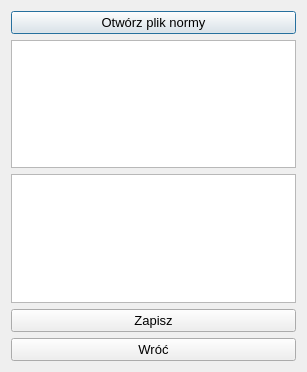
<?xml version="1.0" encoding="UTF-8"?>
<ui version="4.0">
 <class>normy</class>
 <widget class="QDialog" name="normy">
  <property name="geometry">
   <rect>
    <x>0</x>
    <y>0</y>
    <width>307</width>
    <height>372</height>
   </rect>
  </property>
  <property name="windowTitle">
   <string>Normy</string>
  </property>
  <layout class="QGridLayout" name="gridLayout_2">
   <item row="0" column="0">
    <layout class="QGridLayout" name="gridLayout">
     <item row="1" column="0">
      <widget class="QPlainTextEdit" name="plainTextEdit">
       <property name="font">
        <font>
         <pointsize>10</pointsize>
        </font>
       </property>
      </widget>
     </item>
     <item row="0" column="0">
      <widget class="QPushButton" name="pushButton_otworz">
       <property name="font">
        <font>
         <pointsize>10</pointsize>
        </font>
       </property>
       <property name="text">
        <string>Otwórz plik normy</string>
       </property>
      </widget>
     </item>
     <item row="4" column="0">
      <widget class="QPushButton" name="pushButton_wroc">
       <property name="font">
        <font>
         <pointsize>10</pointsize>
        </font>
       </property>
       <property name="text">
        <string>Wróć</string>
       </property>
      </widget>
     </item>
     <item row="3" column="0">
      <widget class="QPushButton" name="pushButton_zapisz">
       <property name="font">
        <font>
         <pointsize>10</pointsize>
        </font>
       </property>
       <property name="text">
        <string>Zapisz</string>
       </property>
      </widget>
     </item>
     <item row="2" column="0">
      <widget class="QPlainTextEdit" name="plainTextEdit_2">
       <property name="font">
        <font>
         <pointsize>10</pointsize>
        </font>
       </property>
      </widget>
     </item>
    </layout>
   </item>
  </layout>
 </widget>
 <resources/>
 <connections/>
</ui>
